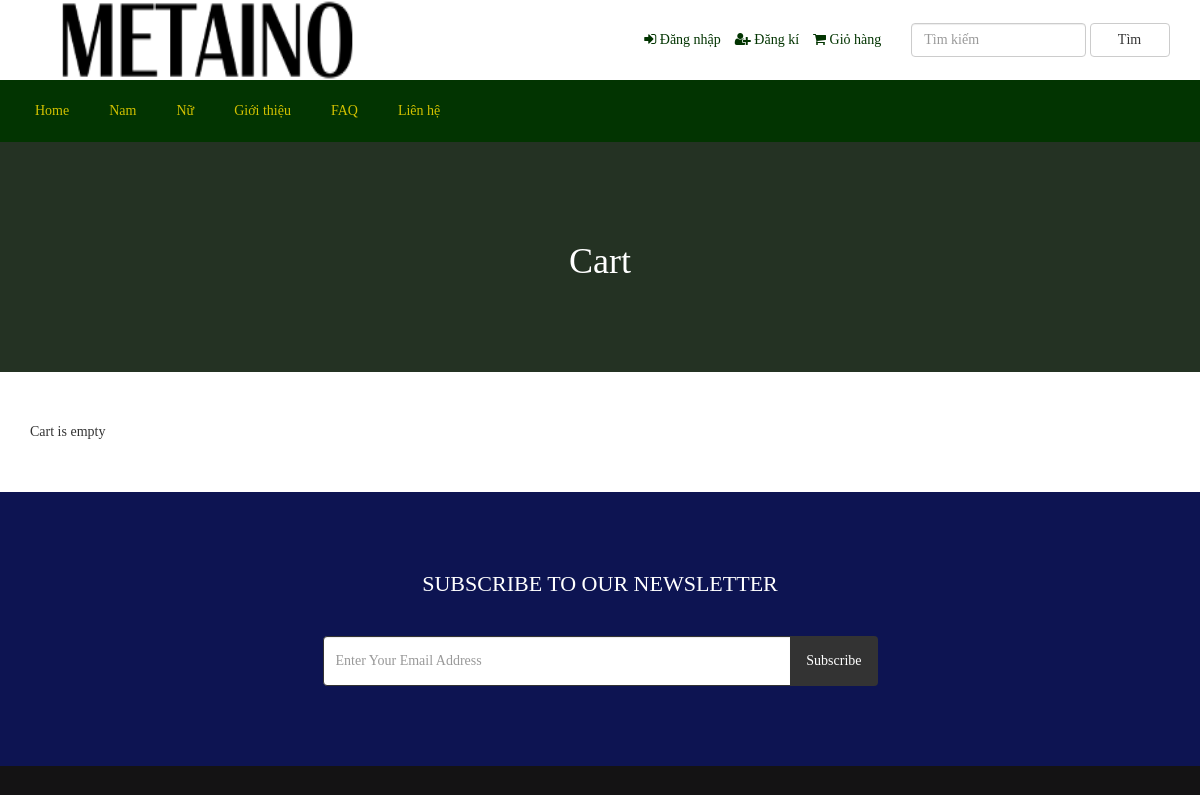
The app's page /cart.php (signed in) with its own data.
### tables this page shows
CREATE TABLE `tbl_top_category` (
  `tcat_id` int(11) NOT NULL,
  `tcat_name` varchar(255) NOT NULL,
  `show_on_menu` int(11) NOT NULL
);

CREATE TABLE `tbl_settings` (
  `id` int(11) NOT NULL,
  `logo` varchar(255) NOT NULL,
  `favicon` varchar(255) NOT NULL,
  `footer_about` text NOT NULL,
  `footer_copyright` text NOT NULL,
  `contact_address` text NOT NULL,
  `contact_email` varchar(255) NOT NULL,
  `contact_phone` varchar(255) NOT NULL,
  `contact_fax` varchar(255) NOT NULL,
  `contact_map_iframe` text NOT NULL,
  `receive_email` varchar(255) NOT NULL,
  `receive_email_subject` varchar(255) NOT NULL,
  `receive_email_thank_you_message` text NOT NULL,
  `forget_password_message` text NOT NULL,
  `total_recent_post_footer` int(11) NOT NULL,
  `total_popular_post_footer` int(11) NOT NULL,
  `total_recent_post_sidebar` int(11) NOT NULL,
  `total_popular_post_sidebar` int(11) NOT NULL,
  `total_featured_product_home` int(11) NOT NULL,
  `total_latest_product_home` int(11) NOT NULL,
  `total_popular_product_home` int(11) NOT NULL,
  `meta_title_home` text NOT NULL,
  `meta_keyword_home` text NOT NULL,
  `meta_description_home` text NOT NULL,
  `banner_login` varchar(255) NOT NULL,
  `banner_registration` varchar(255) NOT NULL,
  `banner_forget_password` varchar(255) NOT NULL,
  `banner_reset_password` varchar(255) NOT NULL,
  `banner_search` varchar(255) NOT NULL,
  `banner_cart` varchar(255) NOT NULL,
  `banner_checkout` varchar(255) NOT NULL,
  `banner_product_category` varchar(255) NOT NULL,
  `banner_blog` varchar(255) NOT NULL,
  `cta_title` varchar(255) NOT NULL,
  `cta_content` text NOT NULL,
  `cta_read_more_text` varchar(255) NOT NULL,
  `cta_read_more_url` varchar(255) NOT NULL,
  `cta_photo` varchar(255) NOT NULL,
  `featured_product_title` varchar(255) NOT NULL,
  `featured_product_subtitle` varchar(255) NOT NULL,
  `latest_product_title` varchar(255) NOT NULL,
  `latest_product_subtitle` varchar(255) NOT NULL,
  `popular_product_title` varchar(255) NOT NULL,
  `popular_product_subtitle` varchar(255) NOT NULL,
  `testimonial_title` varchar(255) NOT NULL,
  `testimonial_subtitle` varchar(255) NOT NULL,
  `testimonial_photo` varchar(255) NOT NULL,
  `blog_title` varchar(255) NOT NULL,
  `blog_subtitle` varchar(255) NOT NULL,
  `newsletter_text` text NOT NULL,
  `paypal_email` varchar(255) NOT NULL,
  `stripe_public_key` varchar(255) NOT NULL,
  `stripe_secret_key` varchar(255) NOT NULL,
  `bank_detail` text NOT NULL,
  `before_head` text NOT NULL,
  `after_body` text NOT NULL,
  `before_body` text NOT NULL,
  `home_service_on_off` int(11) NOT NULL,
  `home_welcome_on_off` int(11) NOT NULL,
  `home_featured_product_on_off` int(11) NOT NULL,
  `home_latest_product_on_off` int(11) NOT NULL,
  `home_popular_product_on_off` int(11) NOT NULL,
  `home_testimonial_on_off` int(11) NOT NULL,
  `home_blog_on_off` int(11) NOT NULL,
  `newsletter_on_off` int(11) NOT NULL,
  `ads_above_welcome_on_off` int(11) NOT NULL,
  `ads_above_featured_product_on_off` int(11) NOT NULL,
  `ads_above_latest_product_on_off` int(11) NOT NULL,
  `ads_above_popular_product_on_off` int(11) NOT NULL,
  `ads_above_testimonial_on_off` int(11) NOT NULL,
  `ads_category_sidebar_on_off` int(11) NOT NULL
);

### cart.php (the view, shortened to what this page needs)
<?php require_once('header.php'); ?>
<?php
$statement = $pdo->prepare("SELECT * FROM tbl_settings WHERE id=1");
$statement->execute();
$result = $statement->fetchAll(PDO::FETCH_ASSOC);
foreach ($result as $row) {
    $banner_cart = $row['banner_cart'];
}
?>
<div class="page-banner" style="background-image: url(assets/uploads/<?php echo $banner_cart; ?>)">
    <div class="overlay"></div>
    <div class="page-banner-inner">
        <h1><?php echo LANG_VALUE_18; ?></h1>
    </div>
</div>
<div class="page">
	<div class="container">
		<div class="row">
			<div class="col-md-12">
                <?php if(!isset($_SESSION['cart_p_id'])): ?>
                    <?php echo 'Cart is empty'; ?>
                <?php endif; ?>
			</div>
		</div>
	</div>
</div>
<?php require_once('footer.php'); ?>

### header.php (shortened to what this page needs)
<?php
include("admin/inc/config.php");
$statement = $pdo->prepare("SELECT * FROM tbl_settings WHERE id=1");
$statement->execute();
$result = $statement->fetchAll(PDO::FETCH_ASSOC);
?>
<!DOCTYPE html>
<html lang="en">
<head>
	<link rel="stylesheet" href="assets/css/bootstrap.min.css">
	<link rel="stylesheet" href="assets/css/font-awesome.min.css">
	<link rel="stylesheet" href="assets/css/owl.carousel.min.css">
	<link rel="stylesheet" href="assets/css/owl.theme.default.min.css">
	<link rel="stylesheet" href="assets/css/jquery.bxslider.min.css">
    <link rel="stylesheet" href="assets/css/magnific-popup.css">
    <link rel="stylesheet" href="assets/css/rating.css">
	<link rel="stylesheet" href="assets/css/spacing.css">
	<link rel="stylesheet" href="assets/css/bootstrap-touch-slider.css">
	<link rel="stylesheet" href="assets/css/animate.min.css">
	<link rel="stylesheet" href="assets/css/tree-menu.css">
	<link rel="stylesheet" href="assets/css/select2.min.css">
	<link rel="stylesheet" href="assets/css/main1.css">
	<link rel="stylesheet" href="assets/css/responsive.css">
</head>
<body>
<div class="header">
	<div class="container">
		<div class="row inner">
			<div class="col-md-4 logo">
				<a href="index.php"><img src="assets/uploads/metaino.png" alt="logo image"></a>
			</div>
			<div class="col-md-5 right">
				<ul>
					<?php
					if(isset($_SESSION['customer'])) {
						?>
						<li><i class="fa fa-user"></i> <?php echo LANG_VALUE_13; ?> <?php echo $_SESSION['customer']['cust_name']; ?></li>
						<li><a href="dashboard.php"><i class="fa fa-home"></i> <?php echo LANG_VALUE_89; ?></a></li>
						<?php
					} else {
						?>
						<li><a href="login.php"><i class="fa fa-sign-in"></i> Đăng nhập</a></li>
						<li><a href="registration.php"><i class="fa fa-user-plus"></i> Đăng kí</a></li>
						<?php
					}
					?>
					<li><a href="cart.php"><i class="fa fa-shopping-cart"></i> Giỏ hàng </a></li>
				</ul>
			</div>
			<div class="col-md-3 search-area">
				<form class="navbar-form navbar-left" role="search" action="search-result.php" method="get">
					<div class="form-group">
						<input type="text" class="form-control search-top" placeholder="Tìm kiếm" name="search_text">
					</div>
					<button type="submit" class="btn btn-default">Tìm</button>
				</form>
			</div>
		</div>
	</div>
</div>
<div class="nav">
	<div class="container">
		<div class="row">
			<div class="col-md-12 pl_0 pr_0">
				<div class="menu-container">
					<div class="menu">
						<ul>
							<li><a href="index.php">Home</a></li>
							<?php
							$statement = $pdo->prepare("SELECT * FROM tbl_top_category WHERE show_on_menu=1");
							$statement->execute();
							$result = $statement->fetchAll(PDO::FETCH_ASSOC);
							foreach ($result as $row) {
								?>
								<li><a href="product-category.php?id=<?php echo $row['tcat_id']; ?>&type=top-category"><?php echo $row['tcat_name']; ?></a>
								</li>
								<?php
							}
							?>
							<li><a href="about.php">Giới thiệu</a></li>
							<li><a href="faq.php">FAQ</a></li>
							<li><a href="contact.php">Liên hệ</a></li>
						</ul>
					</div>
				</div>
			</div>
		</div>
	</div>
</div>

### assets/css/main1.css (style rules this page uses)
* { margin: 0; padding: 0; }
body { font-family: 'UTM Avo'; font-size: 14px; }
h1, h2, h3, h4, h5, h6 { font-family: 'UTM Avo' }
a { text-decoration: none; }
.header { width: 100%; height: auto; background: #fff; }
.header .inner { height: auto; display: table; }
.header .logo { float: none; display: table-cell; vertical-align: middle; }
.header .logo img { max-width: 100%; height: 80px; }
.header .navbar-form .form-control { width: 300px; }
.header .search-area { float: none; display: table-cell; vertical-align: middle; }
.header .search-area .form-group { width: calc(100% - 84px); }
.header .search-area button { width: 80px; }
.header .search-area form { width: 100%; }
.header .right { float: none; display: table-cell; vertical-align: middle; padding-right: 0; }
.header .right ul { float: right; margin-bottom: 0; }
.header .right ul li { list-style-type: none; float: left; margin-left: 14px; color: #023401; }
.header .right ul li a { color: #023401; }
.header .navbar-form .search-top { width: 100%; }
.nav { background: #023401; }
.menu-dropdown-icon:before { content: "\f067"; font-family: "FontAwesome"; display: none; cursor: pointer; float: right; padding: 1.5em 2em; background: #fff; color: #333; }
.menu > ul { margin: 0 auto; width: 100%; list-style: none; padding: 0; position: relative; box-sizing: border-box; }
.menu > ul:before, .menu > ul:after { content: ""; display: table; }
.menu > ul:after { clear: both; }
.menu > ul > li { float: left; padding: 0; margin: 0; }
.menu > ul > li a { text-decoration: none; padding: 1.5em 20px; display: block; color: #d2c100; }
.page-banner { width: 100%; height: auto; background-repeat: no-repeat; background-position: center center; -webkit-background-size: cover; background-size: cover; position: relative; padding-top: 80px; padding-bottom: 80px; overflow: hidden; }
.page-banner .overlay { position: absolute; left: 0; top: 0; width: 100%; height: 100%; opacity: 0.7; background: #333; }
.page-banner h1 { color: #fff; text-align: center; z-index: 999; position: relative; }
.page { width: 100%; height: auto; padding-top: 50px; padding-bottom: 50px; }

### assets/css/responsive.css (style rules this page uses)
@media only screen and (min-width: 992px) { .header .inner { width: 100%; } }
@media only screen and (min-width: 992px) { .header .search-area { padding-right: 0; } }
@media only screen and (min-width: 992px) { .header .search-area form { padding-right: 0; } }
@media only screen and (min-width: 992px) { .header .container { padding-right: 0; } }

### records on screen
tbl_top_category: tcat_name "Nam"
tbl_top_category: tcat_name "Nữ"
tbl_settings: banner_cart (picture)

### other values on screen
LANG_VALUE_18 "Cart"
LANG_VALUE_93 "SUBSCRIBE TO OUR NEWSLETTER"
LANG_VALUE_92 "Subscribe"
